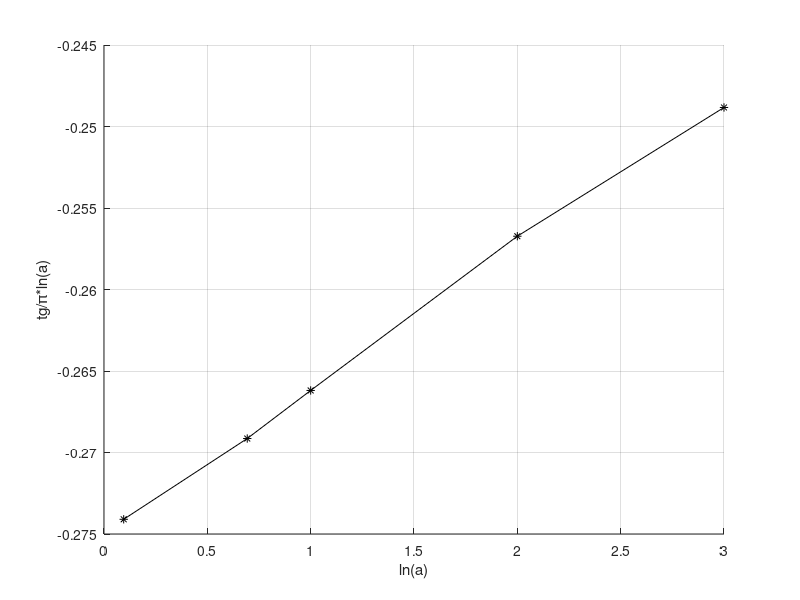

MATLAB code to generate this figure:
%% n = 2
clc
clear all
close all

format long
%% a = 1.1

d = [5.309416074121952084082820752422104281343897045687887913826269357019433552
3.193655459516483767199963171848613269118117547364634576240517434605203393
2.154708037060976042041410376211052140671948522843943956913134678400357193
1.546109275299966788456624612043017971356053970090706675596590503952259571
1.152294847386177961892395321641551794528160595887996752089309385260929717
0.880822686626117716406568150560429345256449465729452003054776835084557417
0.685429350749271528601689899856830028900103506469043743816210011238559351
0.540382605778624296701932543724089478581691751137904107820803607656200742
0.430222614020300059578762835258113905615918030115809618121580000763923674
0.345098756162763907489890421719584480458011661130766607048628134696029703
0.278437789057297791272159857662463995806115482234915499824526697808257121
0.225687869351207256496227561095885631402147150807914183187571259622153666
0.183600415251272016668870298753866335729374660677055213398436349153110724
0.149798756193151870666266128419554190059417207955921708358751730501892991
0.122508071517167633709844508793853774512921571788581004472428977073341838
0.10038019958166494010390394178153802671899509163397552276070119173639659
0.082376435548536822871696110115453596559931335390302804796918166633097667
0.06768697816891291184618613073513829190073767806246918106187135156183232
0.055674230584478509212472516517738996112549210759772619585326035939679477
0.045832039739587260415528110303548228695589053676556620654385929978796805
0.037755839783573397479343147286262028599268917462992282118779826993268547
0.031120416300661150723710994557708765906755154273760853215336274983716005
0.025663101329505475219081318011279023310451321406416009663614761113842143
0.021170907670441677972345418750315200323884175946714170681250222536492119
0.017470567048847109153589561331615709930895585874971150209321449426738469
0.014420740403272374134017495399503491845871735192009994233227098745926251
0.011905874542641336454792403332600827006096510468216774688210031201286572
0.009831321532433605283634647747080020365015506881152236787688810284855113
0.008119436825645911448936978529649043471958429345427693979517107271594021
0.006706443117688394378400229030778900204927027809148640871040498643424559
0.005539898178763775186452521011284950945447641208112440509676219462443099
0.004576642481669338685923565813004934027088287193033179786155526325483993
0.003781130325332780355217629282270379032852723073353632407184244154013869
0.003124069105760812808626886587882255047859087944594596384259586152189265
0.002581307310230091244115564182176324114647148564358008797529730010539415
0.002132924041912756530988928760549409324546993929007283096699274321962111
0.001762482367814682669419462603691959292125035884540790359394693773337042
0.001456416203417480659490586030815051771385266817873774260071075343108472
0.001203526297616847344696875292042986835231607424811076733120984630143112
0.000994565525557613479726587309907775908896423917859090705650130813297744
0.000821897405772746675063374440130651449523341485658120760596737206169832
0.00067921473555312498065029383002701429731527326638877005019336240751388
0.000561307639759251398337403427987880731414434885714296473191798512385354
0.000463872272400327641018627554221273836881710751653923737932706784879674
0.000383352989520907754666007179180485087034266842048744014619602844259098
0.00031681209835948817426974775950617102713504078036836323429731537706341
0.000261822338159742910259664344897847614328504768490212117488619907469885
0.000216378107443986124191480786491057535661160803378481859788539855022401
0.000178822156910675660157329077057812667386597708446795464888605458474996
0.000147785045190449701507593476299928854471443152685833647292828580388375
0.000122135129687837477211356204867999039271454821098823202440213456271734
0.000100937255413186727344619625292558500963897593857882072633877987514774
8.3418626301364836438295783767511764956209926593837122932657842493107e-05
6.8940608417441213508385527101000816260247519355297181670202106123148e-05
5.697543278101863586836119003062026055160508953585130574481857220212e-05
4.7086945572435549551541090390212394840373782773465518941398463887054e-05
3.8914701992145368770338919202751406452640614927935288275144179090299e-05
3.2160822588500368905614211455644218710511106111113854659713978654263e-05
2.657913201537932398646105222153051269902813311108302485051128658663e-05
2.1966183684404249005702714698681575713886135579078092109436990530311e-05
1.8153842726982704130350853590262262189963065660912699837457592822616e-05
1.5003156623969613386687394328652516355145001420058362957402155355961e-05
1.2399289892489531135221392220584564255992593911071261757043787797818e-05
1.024733806940164077703514932019217470979502523777427923800830534189e-05
8.468868325118168800539176527465081821496009047051006956814250761353e-06
6.999060556654049025618331124787665786744210468136582915428821625494e-06
5.784344716008044229012573149894713391538626923083632743843493776964e-06
4.780448230925250865395444419415433841099085933621650917219101992466e-06
3.950782331689917802333468868731618223744836294094168279657825855041e-06
3.265108456467346032330530193480229924248729438035835548372928715626e-06
2.698436120319859618306373938678574115537296776596672938153169861021e-06
2.230112072279930442269381320296583748569183284318637500988011509236e-06
1.843067538833876065404980090700008875321201377333557458462062312931e-06
1.523196115355800879620366445094528487347899902310362022170781560823e-06
1.258839629704609511173113803889002644767502889945038625358838472667e-06
1.040363238091901652190033643386667366402746934150189657716328813129e-06
8.59804265998722442455811001669643521947544661817201088484830476448e-07
7.10581994983685122076087838115252239073317929520069075537982954719e-07
5.87257817702667688247246059488963345861360844720991164537214987461e-07
4.85337019349049662893987975183746978253058106726266848048065565865e-07
4.01104960957386073873726014038256644541097352987100851208244661516e-07
3.31491693905599331111066585628896890501659095092849827380855726961e-07
2.73960071211534724769143099987054845032467396137839071693292568203e-07
2.26413277624177770451958679357682278521135166480212503103736104535e-07
1.87118408275684115990840780042077190425631747207107747904137985911e-07
1.54643310586442816027307417220345741653700736207754007626814111504e-07
1.27804387522373020948220517233511225551291209637214564380312678078e-07
1.05623459811507990723579602421986635907914347281060455262533809172e-07
8.7292114897302724335255709156705718196894897209593202465217109584e-08
7.2142243273231478631642684210093623124872887856290092203844259895e-08
5.9621688352614206194478304724670097606488993503314257263506944984e-08
4.9274122398548043848587659251026114384709762596034542861253231606e-08
4.0722415064083662803274351239938448581166627511515787715721944075e-08
3.365488838618488342575558756263502004953727018119355770452863735e-08
2.7813957278023919693659222023236877563412845389969948016064372048e-08
2.2986741507054444882862792637765241422485649626591485051122356535e-08
1.8997306999866428883527167263981552164864057679523860791411427204e-08
1.5700253697890375733657933422930926239248733845498074943808936459e-08
1.2975416264899839341533357177874608303993121041424049223192964791e-08
1.0723484506645994211980606752408489296021476623358353212878086163e-08
8.862383883096440574437844373453335856034836745675898996050600356e-09
7.324284196334304703952540844333457873602507890482941666007675387e-09
6.053127431864397184271346201318938264982418128733532979948862655e-09
5.002584652300586636127357293074587605804148263335385058278333849e-09
4.134367479783423396728135319773631454175427117801909035011872098e-09
3.41683262692521776024009303332239282197521276198339184601219283e-09
2.823828616613992561568259399918747714631352985700357522127778338e-09
2.333742657894512033815648410190820205836778769362693425564399347e-09
1.92871294009166039018682204555616064815745821831448002153247562e-09
1.593977636222854836246447464440948173144640178583534936061177101e-09
1.317336889292480282687292339459115590486439588426882017573800193e-09
1.088708172867977243611109528395529547762346231382485860588953719e-09
8.9975882048305286682197720064670020410434541842461637136327595e-10
7.43602330930605488971968606340439828529870977551843008724820015e-10
6.14547380902198253817792708614205729192490630516882651558301969e-10
5.07890397417849476449682297288121615629561625167686675694219625e-10
4.19744130082381024597917225922147986546774712883581242351880476e-10
3.46895975264439443070309451959544645832191879621470997759315589e-10
2.86690888641292326870253048035745375558815800879238646693249781e-10
2.36934618707027506504028676745771654518270049499835823563644333e-10
1.95813734465350004064238034833958685499019203408255762068830336e-10
1.61829532613759803545732116738800253391141083401133415155016167e-10
1.33743415381748119289702480117360616698407065461257245142963457e-10
1.10531748248337391012160111062902803818303336710298727642889215e-10
9.1348552270642045902113529394185022001171165593273461086505329e-11
7.5494671297565536939632201479728349356674837816600843048299908e-11
6.2392290328234790295297400897508929845976002394901825764355511e-11
5.1563876304099668726524817330731296788974939459245513394201205e-11
4.2614773804886273591731139759351722257120614453324417368960129e-11
3.5218821326246577869165514723723344746021703513488416135293814e-11
2.9106463905916702186964761484858343876106541446842659605959822e-11
2.4054928847815725371379975003789097722866629583027716448264394e-11
1.9880106485764434891926656572108532754607004549656770953986702e-11
1.6429840070856690318517993626657166779626125523399868957519036e-11
1.357838022383278928280928715799178968739951736654263374020223e-11
1.1221801837867604302346483802105404736779191427757751158084411e-11
9.274216394924572691328050902565274996998836848649325178460886e-12
7.664641648692986101509984989947979155632700489876492898715882e-12
6.334414585693262116410389030531505809365936312507950278852057e-12
5.235053376603665278281508147066590156207143124549903842523751e-12
4.326490393885730714001852552203589996989538138877177283615197e-12
3.575611895772241004683620571106306001546520131211961982290593e-12
2.955051153530033010379840618863280262372167740212380508620302e-12
2.442191035974725198351062470121518573669929350418225378055846e-12
2.018339699152317951410226486394204068120471496356167175959208e-12
1.668049338142174134954873128010343055300074181706006297075967e-12
1.378553172018163548659134615580331808284899444639801377280831e-12
1.139300142163660722914528133944624484044916957213748499560057e-12
9.41570365424437286515531747994341651092417939311551931451306e-13
7.78157326797003877552285689180232903862731171531481312315302e-13
6.43105228757819093170514507610162257036971048107175973862482e-13
5.31491924593214759811210665012373989427099562464694758480906e-13
4.39249524457185766807627707900043845476484102737012766651876e-13
3.63016135915018269867631185141673448276446102508336251860914e-13
3.00013335466949528551067516746810995334361754534957119013889e-13
2.47944905344581107915605705549052695357122718393535889550539e-13
2.04913144912873337103222177838392655602585325403016302509147e-13
1.69349706539562269898550998456712849782331616420304789180596e-13
1.3995843515666134097749034814067264825056690313414708816099e-13
1.15668128228644577446852514921195532578698733935508825716717e-13
9.5593494403837699535511421473693529842162890042760960439442e-14
7.9002887937055405350699262971827680952737690608920559358005e-14
6.5291642923185911561047786822066203516474092970485655373539e-14
5.3960035473707108067705034991777717304101795245095908802993e-14
4.4595070639427185351571085546205629759067668037236913507757e-14
3.6855430280518213288181484078809559984781195570516041252572e-14
3.0459033289684389806523784145599708170531905067981421051276e-14
2.5172754784863074002866724580698457091790785553967329259619e-14
2.0803929574266963063426693511779845851558855528226948974783e-14
1.7193330226666883653104474986070428939213426060639609335565e-14
1.4209363823691619880902531750129693033076514138867243604639e-14
1.1743275887348432533427966090802712975186060106823243499247e-14
9.705186683759025557045709079110820638335609372012833388551e-15
8.020815441123154839391281466596832010397442159177211110262e-15
6.628773091837313233834813041573568184557433273382356780604e-15
5.478324869287032288023024790073058112454315388009900699621e-15
4.527541214286801065710317067394302141298767524928085344207e-15
3.741769598584131314705233836932588665743699533143639214959e-15
3.092371569077793160610197742187112343486653362728931439815e-15
2.555678982708918998098629690268698901672807362017869120876e-15
2.112131390668527376328570002877583325885321490859976996891e-15
1.745563132783906381023702539836943692786055925141412920681e-15
1.442614159325542053330226528388734518656828408692969617756e-15
1.192243106880612953542470911587084304213638511073382643396e-15
9.85324881719514595780432331973754633844317420037597787027e-16
8.14318084065714353952427659325026546961826594739821015329e-16
6.72990152120424938632739186648673565990942932015323756443e-16
5.56190208363987436407782720249767672928546457147849972693e-16
4.59661329226435805621534286940691776951579225979946019697e-16
3.79885396054905550835162494737177010337321186584693289685e-16
3.13954872772649156466311938606502156808313578245866090543e-16
2.5946683700218933787130519634740531132683243981892900245e-16
2.14435402481148174569446852944110514398915357543639543619e-16
1.77219340893510856778707589617460900315225349200171013886e-16
1.46462265201248616485971695815443527869691027459828117185e-16
1.21043194381197182911861193553873967304580284472729328527e-16
1.00035697835700134159517447382977073188860127562668383138e-16
8.2674130442727369669605107638496949515456580076627582703e-17
6.8325727638617649452396097576896424375646661280912130055e-17
5.6467543502989783545347925801811796583349703811138239705e-17
4.6667391324784937357019304821466034550656808307489235963e-17
3.8568092003954487328471889390405233806200123091726500566e-17
3.1874456201615273549965450175101232939968379149088121023e-17
2.6342525786458899447187700423228118272793979793717096985e-17
2.1770682468147847226724968793754752318919696164438215464e-17
1.79922995604527633699673747852058098888052979681882004e-17
1.4869669058225421852598692861311042234647127868029265498e-17
1.2288982692748280525427645079438804765204721617908091483e-17
1.0156184043593618620066250342361797856711243416027787235e-17
8.393540531895551217115444253529382523471356674183096971e-18
6.936810356938470955955191392661409827754841414434000178e-18
5.732901121436751927571416400878314086194217492693216339e-18
4.737934811104752892122014827522802711985049028928471021e-18
3.915648604218803409443078907800592187464543034998506768e-18
3.236073226627109732261893578448062598338496570842303646e-18
2.674440683162900172678180443290527045753265841124178179e-18
2.210281556332974991972757170422331625841197349557955445e-18
1.826678972176012094790878304248934938549536163713539576e-18
1.50965204312067090873634741637372323131293455471614755e-18
1.247646316628653441972454470780113235342347647909246358e-18
1.031112658370787801970392224803742412108065434286545792e-18
8.52159221794039368086143490869845677443932714167394928e-19
7.0426381966449523175402730949141060855880847782269522e-19
5.82036214598756295859216779827461624569349119313307518e-19
4.81021664957649753590151079765845786126940536916028089e-19
3.97538566080702211483566610375647854000081856626069544e-19
3.28544269488183592789364458777574693345614996866209285e-19
2.71524189659655817955486104825747667957328330688263577e-19
2.2440015674351716867989302519985726808912578666751788e-19
1.85454674994642258213753314214758232796769569553762758e-19
1.53268326441853081208937596178267830944040281300497931e-19
1.26668038381696740873093429550630398085698521347708796e-19
1.04684329241071669765887341705294593918298996553005206e-19
8.6515974579398060214841928274916563010269125994798073e-20
7.1500805437519046481909763007990614551329817344276655e-20
5.9091574741751268541405091324902244546588251926136084e-20
4.8836012183265503304660235639894181729814349056370679e-20
4.0360340647326855717447826299392010020590269813731262e-20
3.3355653427542850578234176252526638298625169741279753e-20
2.7566655725242020819547020304680020194434789683188551e-20
2.2782360103505798651105261377527910917501823632968748e-20
1.8828396779756855348771942774056193960884883194135154e-20
1.5560658495666820089426394901370667259516055117156369e-20
1.2860048343526295517822735032679802043555177056822409e-20
1.062813912688123424882698155783315183314774485731512e-20
8.783586055273745894638741844764324899442522700604369e-21
7.259162029151854939007003951156397069633537176252053e-21
5.999307462108970055159586645211743173770579037779501e-21
4.958105340585924864749566200099843879012164435604252e-21
4.097607719492499226511033069857201591912332087428983e-21
3.386452660737602119669035125034305942395986384963984e-21
2.798721207221158324628261168387066642224968336726007e-21
2.312992733240626341050131197878804436416443299822746e-21
1.911564242347624766554984002648913739642329830023723e-21
1.579805158964978890795024578626027139250714427508438e-21
1.305624098318164161716426572420455914618515453139233e-21
1.079028180428234670144633723673838535201892283646189e-21
8.91758826800193798260779916932533395417195792877679e-22
7.36990765950573267977916745852792795568340549934646e-22
6.09083277645101776002860684983098195549906787746518e-22
5.03374609624050973259348918297509070796510390578007e-22
4.16012074069463547083374245028567346910789581965724e-22
3.43811631462366512316385391731999010328851316228869e-22
2.8414184418377393123576293866785810668923202796027e-22
2.3482797039981312838888215612800389365730905046401e-22
1.94072702809762884683650615447908189849889701732238e-22
1.60390663479142854002836559888267695247654774903108e-22
1.32554267338134568679198360689164301829272328232845e-22
1.09548981271185576259014949416818147746111426984979e-22
9.0536348158004593858082119855936590942855558241706e-23
7.4823428229755850609619511872980988778666816362102e-23
6.1837543991533750848437401184244401557652777134871e-23
5.1105408257465901539238486052120345391372688819953e-23
4.2235874592947019244942136332633616706283098197419e-23
3.490568148177439043338673300919427276003233794263e-23
2.8847670646094532889730058981928484301984696428302e-23
2.3841050120739279529922836295843820534272369724819e-23
1.9703347207222541884217754952935020943180897816958e-23
1.628375802249796586973849985538357979468644327191e-23
1.3457651258262779537292138134469229176590171304464e-23
1.1122025833275022614922804228761134850677333800902e-23
9.191756887004149437074687735115355288977890722058e-24
7.596493295044750374153364935665045994145593038965e-24
6.278093632268387725139304994174813456127623070886e-24
5.188507134106104720089989656197541900663262182423e-24
4.288022424881077588606290865119538711273373855843e-24
3.543820185852129666236756072991397412152721839889e-24
2.928777013100933135500757500363335382262503125786e-24
2.420476870331349307885443092277641942212257996481e-24
2.000394107711858609099115420942519776509054375194e-24
1.653218270836246517406199233672249211876255489722e-24
1.366296091600203512754515930236471739068302456886e-24
1.129170323636531646376428762317841400970587585231e-24
9.33198614575645838041419095274827961030010402919e-25
7.7123852444268238623304792284205215858414327107e-25
6.3738721028320848073393681350198623709416497553e-25
5.2676628949025485768941955679506515049471765222e-25
4.35344040901037002168197881912572370745105574504e-25
3.59788463554575976748595943463761543497585559893e-25
2.97345837648409850121852539844593071316230751669e-25
2.45740361692900662896173215314882042506677218248e-25
2.03091208010661672076283479474215948263908012709e-25
1.67843973562530280396443416263170391701235000162e-25
1.38714027737628308505641410003995089044577983908e-25
1.14639692345147343888538212069441323288359832056e-25
9.4743547392683739979933791024700405631415138151e-26
7.8300452390647706347176806482471496100787691856e-26
6.4711117678221234465018838038801421340079019486e-26
5.3480262543984482657037621505617403849898744719e-26
4.4198564085937581835265491466417939612312442741e-26
3.6527738913997995617993899240542076911476836385e-26
3.0188213978510735305156577228040955715132986106e-26
2.4948937172322917710870171209362892771295029888e-26
2.0618956340762738580116957250021428681435385128e-26
1.7040459785754326653242855913735301081401151003e-26
1.4083024616325887521843285340083015330768586005e-26
1.1638863319277591113733962579615939785184810772e-26
9.618895305188090276205794757880209451307538499e-27
7.949500252221560927999495072816381602496995982e-27
6.569834919191371606825342066434509654294299612e-27
5.429615635695347558580583791221848902469886691e-27
4.487285649334997257659770991633241463580486745e-27
3.70850053664049300249713954572172878517756234e-27
3.064876476562390416216997957284106981060796407e-27
2.532955765754041257255648870346347448217132631e-27
2.093351872524000701005171988982317765255543245e-27
1.730042869854545754509164225851656939630229341e-27
1.429787495747558243908889719172517324038249757e-27
1.181642558469056209104807659607372807428412813e-27
9.765640979083107589131512991629764441777126e-28
8.070777668663723976948422132272948407553484e-28
6.67006418897828320134121205423557873137606278e-28
5.51244974295725795389475516636418261159348241e-28
4.5557435892208736063684826503903216454131869e-28
3.76507734646353129807866460462554590296724996e-28
3.1116341706310170992294827490219068837071413e-28
2.57159848812480710474467840177412924645064799e-28
2.12528800671471627228511644238473333874272261e-28
1.75643636918571564386674638946520393463062393e-28
1.45160030511216145473151411798173044164991865e-28
1.19966967364641423166690647910931214201270914e-28
9.914625402036479652362540546919885008621082e-29
8.1939052909392380589087380182719030005952447e-29
6.7718225544952369716526230840715892786765631e-29
5.5965475656985420480094322998898366267638151e-29
4.6252459220649100365618489806300066802083986e-29
3.8225172909627349501196928031746660873876579e-29
3.1591051991427556469693378887758004668985269e-29
2.6108307430931860634834402619822829888399281e-29
2.157711357928252596585334024407977167218765e-29
1.7832325272134316100355631971865361458360006e-29
1.4737458902590341504683620741120305456403699e-29
1.2179718101314329855186619917290730330516437e-29
1.0065882728358948668033603891847975633583265e-29
8.318911345751195902912848507835913707165568e-30
6.875133343596028561584242535702980063950447e-30
5.681928383137212769702218720026802375149789e-30
4.695808581105133762103085012115268262966448e-30
3.88083353810341570561249027305684669402006e-30
3.207300444713566180916017654682695847186606e-30
2.650661524556665837172510382369805329939641e-30
2.19062935913774000754146401901896124258569e-30
1.810437486890693928746555934198235277526586e-30
1.496229328008837716020218114458227201648173e-30
1.23655316364366733421376402052018764329801e-30
1.021944763341873664897951516211881056297334e-30
8.4458244904287066104724994768114480070307e-31
6.98002024002372334428244899185955961400347e-31
5.76861176861464646041324289796151787851308e-31
4.76744774265673184203100709706050275627028e-31
3.94003945674110005962830018189939517952434e-31
3.25623095598437968872992238290202373742272e-31
2.6910999636234538536289269870324263010474e-31
2.22404955671359786698455087848302347164514e-31
1.83805748488727066762767990834476016162175e-31
1.5190557726341077444672047655440980858536e-31
1.25541799391248553649542766810228091555397e-31
1.03753553215907878823285991598059776315407e-31
8.5746738194965175263171459596971662929459e-32
7.0865072888400959848090254524868535736147e-32
5.8566175940827230086201050026011669003201e-32
4.8401798298204314569029634206562147586998e-32
4.0001486196863063432040658953712117115366e-32
3.3059079501539716506050622497854278120264e-32
2.7321553307057612535074003905299022252404e-32
2.2579796121535213324792342366881275546973e-32
1.8660988530194388164007558275709929005981e-32
1.5422304570408582769008913322948946917997e-32
1.2745706256536016759097065259343968290278e-32
1.0533641534327284876720159681644863974591e-32
8.705488871344862128656322867328367789246e-33
7.194618901937901423829070903818668094839e-33
5.945966034659421704125421576950542484524e-33
4.914021516247455160272146880678705545817e-33
4.061174806816077989026142184174103933775e-33
3.356342815550477134875430665935392915093e-33
2.773837037645021977578308057115262144997e-33
2.292427303838860768297299071162336036328e-33
1.894568019701537519091015919722462960769e-33
1.565758693968212572845406811289077439695e-33
1.294015449560506049583272451653543473413e-33
1.069434255835128793898035044062521317592e-33
8.83829963500106298511012170076015316412e-34
7.30437986363724095689239076128353065004e-34
6.03667757325391717134722284614250345684e-34
4.98898972996191421198544715285484510113e-34
4.12313200823298628622195460388129619651e-34
3.40754711424213687635521693469836414485e-34
2.81615463986953415378572803764806355724e-34
2.32740052881779644546679830249618402528e-34
1.92347151141966617324139180214917054521e-34
1.58964587720633542365780707589774513355e-34
1.3137569233110207991329314345218703472e-34
1.08574952339753767518793219189426215653e-34
8.9731365570044421475498817293831775973e-35
7.4158153363673063624010782318238984498e-35
6.1287730052622356734244598358789473639e-35
5.0651016572415162675269022459558961183e-35
4.1860344274723268178339345110133635409e-35
3.4595325846878728444991729932150946123e-35
2.8591178385850184180411733511261507947e-35
2.362907304615717319281800192987022222e-35
1.9528159542278652377711890677662419943e-35
1.6138974828329462168735004634522920571e-35
1.3337995725892115340910424373054100964e-35
1.1023136963547200980990606664096210195e-35
9.110030548386115042064719653154691271e-36
7.528950866434804604061280634678617914e-36
6.222273443334548254739211476097414784e-36
5.142374746557477066052662739932487877e-36
4.24989648475824482283198767314072703e-36
3.512311144428300939280668233098195115e-36
2.902736482998595348833618361985126413e-36
2.398955771073218909156996455887806785e-36
1.982608075267122745253993535718698402e-36
1.63851907046869621908184128583270686e-36
1.354147992122889218580777642212829002e-36
1.119130572002387603226344486106209838e-36
9.24901299175526795454992395053866143e-37
7.64381238988038550492282252950467185e-37
6.31720032221519361202343385622235917e-37
5.22082671257453933213173628649631624e-37
4.31473282030953594135340812560389044e-37
3.56589489281779772279466728171381614e-37
2.9470205725766918569836873622788544e-37
2.43555419221214163725564019493981256e-37
2.01285470430755474706308238194773672e-37
1.66351628455169786943320688592810426e-37
1.37480684673694016594855555160144119e-37
1.13620400556771896193045871372606904e-37
9.3901157484935436339918560485604105e-38
7.7604262384244149744781953802616241e-38
6.4135754036565402666934423627281347e-38
5.3004755402120158944910232178162724e-38
4.3805582976958801981923012842766701e-38
3.6202961137982475140480546036659162e-38
2.991980259337394157490079845506038e-38
2.4727109581300774176916047775226278e-38
2.0435627753141132391801066578853097e-38
1.6888948556314982728446667869296899e-38
1.3957808724227256206862846491453197e-38
1.1535379110931614844263062929446814e-38
9.533371166059184289014060982735344e-39
7.878819145503456824218747945090048e-39
6.51142078140781451181577158269161e-39
5.381339488766787989512790407432138e-39
4.447388007245278617474694855038396e-39
3.675527278715105707082122791222068e-39
3.037625850177772826033299541600409e-39
2.510434586923778794334507629995773e-39
2.074739328036180490323664915915298e-39
1.714660601682793520857158165721318e-39
1.417074877423796073279252167837039e-39
1.171136262333715577599693676907731e-39
9.67881208540260655130578644892119e-40
7.99901825239884713090399950289975e-40
6.61075888628003791506312130135211e-40
5.4634370960992040360103106653801e-40
4.51523726950347370908553947142747e-40
3.7316010491764239771840032513082e-40
3.08396780923671355819720635825949e-40
2.54873372664191164412594426403662e-40
2.10639150962141352679656633382789e-40
1.74081942943918438151034272373335e-40
1.43869374333816861105440766217314e-40
1.1890030936679076872708404648755e-40
9.8264718484951026583901384405152e-41
8.1210511144587606370575042508851e-41
6.7116124912882302955745876492513e-41
5.5467871828828335334320667113873e-41
4.5841216387461421739619408170393e-41
3.7885302799554980342671982968459e-41
3.1310167602938002650677451524149e-41
2.58761715726760381336045619306e-41
2.1385265762542183502139752191663e-41
1.7673773357472882431189746174519e-41
1.4606424262374286658229553463919e-41
1.2071425010226686964633189899351e-41
9.976384305972472370686398257977e-42
8.244945707415270247430691788356e-42
6.814004716872127952912208946476e-42
5.631408856919116939604370921159e-42
4.654056906544728291846100411378e-42
3.846328021937795449519671156048e-42
3.178783489204792994383396474503e-42
2.627093792731237147313903093563e-42
2.171151894819207399414414833307e-42
1.794340408941496758809706052619e-42
1.48292595780289280140700142481e-42
1.225558642812310907112147265651e-42
1.012858382489548339457806466746e-42
8.37073043379798824019272979873e-43
6.91795903619674957145831677975e-43
5.7173215175180372066905154668e-43
4.72505910538686714892423334282e-43
3.9050075251131703655632440612e-43
3.22727894637457541935281206764e-43
2.66717268295424670755115290742e-43
2.20427494459033630430302552224e-43
1.82171483023999503471740318277e-43
1.50554944647938021187209642524e-43
1.24425574089209329223370533232e-43
1.02831052966292859292549013355e-43
8.4984341294460888065204538493e-44
7.0234992805343375187585679282e-44
5.8045448599460969546341264249e-44
4.7971445123524933998091596742e-44
3.9645822416139635771448237164e-44
3.2765142492680555679794191211e-44
2.7078630159243166298582539226e-44
2.2379033189460063012449325864e-44
1.8495068751622665404118378647e-44
1.5285180786556826973507181662e-44
1.2632380815349356316477114871e-44
1.0439984144929982219561786092e-44
8.628086070192970647761464681e-45
7.130649644798266963299311951e-45
5.893098880008750235031186229e-45
4.870329652909519769395224912e-45
4.025065828860111395736586759e-45
3.326500685017209304664445658e-45
2.749174119857370037905643872e-45
2.272044727162913144428188175e-45
1.877722915018356469860548811e-45
1.551837119857222888942789842e-45
1.282510016417926912360868076e-45
1.059925633409934220093438435e-45
8.75971597865827247190662897e-46
];

N = 2:length(d) + 1;
tg =  min(log10(d))/max(N);

%% a = 2

d = [1.133333333333333333333333333333333333333333333333333333333333333234843616
0.269841269841269841269841269841269841269841269841269841269841269789634344
0.066666666666666666666666666666666666666666666666666666666666666593243716
0.016617790811339198435972629521016617790811339198435972629521018051387959
0.004151404151404151404151404151404151404151404151404151404150464330074624
0.001037660990050662271867179393273515229201001037660990050662990977280298
0.000259403372243839169909208819714656290531776913099870298314280439691624
6.4850100899127575407315854323785109653891196789538534311630927093192e-05
1.6212478840330925303387931240016212478840330925303387932687245951471e-05
4.053116811064913526752835930069906728245431958539952884455459866613e-06
1.013279021577776764498756200001013279021577776764498755430089216298e-06
2.53319744070168496223814729210953849717286969978913216693438126016e-07
6.3329935309774932674225168951694551675373880845956061379994409097e-08
1.5832483783208284325160350953378110149296103184387183503713025391e-08
3.958120943037355538233498935176408601733019715578532913189858203e-09
9.89530235586544163268207581904030380648562590396529246179876378e-10
2.47382558885836370738773786735528465749456204732260684482332574e-10
6.1845639720784113304837898297791390717239815387658423585971482e-11
1.5461409930153842114969078322351350905885148086697385057181203e-11
3.865352482535823890539753807363590511569637690300299607154405e-12
9.66338120633791182747281356522691298855336452294916256538607e-13
2.41584530158437496318841772868727259176649635140058136046209e-13
6.0396132539608730369211782860114003354762460112365014612869e-14
1.5099033134902142360396779443247759286332370762937519867373e-14
3.774758283725533075605059468834018422413893752436025998491e-15
9.43689570931383111745381405210015376715604618872280722441e-16
2.3592239273284576811410263492760031203841257393489487092e-16
5.898059818321144141463548895846863919871328227788887029e-17
1.4745149545802860315290736628777695373183496394751278482e-17
3.686287386450715076424675681516957324439787863806845493e-18
9.21571846612678768956293390649397673803019733770248515e-19
2.30392961653169692229706127054234314870950930612801322e-19
5.7598240413292423056841080475551384744012550808339193e-20
1.4399560103323105764173679413387396562643094180213283e-20
3.599890025830776441041132934253071039161062302013584e-21
8.99972506457694110260140301119906628455918133309566e-22
2.24993126614423527565026142002266586405908519915661e-22
5.6248281653605881891255977170709767180905276625265e-23
1.4062070413401470472813959397061386830504805540397e-23
3.515517603350367618203487668289343272076612841823e-24
8.78879400837591904550871780761349850029337077248e-25
2.19719850209397976137717936670903155063997040014e-25
5.4929962552349494034429483635263321909486998115e-26
1.3732490638087373508607370875537749188500296508e-26
3.433122659521843377151842716805228245570967258e-27
8.58280664880460844287960679071619746587106625e-28
2.14570166220115211071990169760016322826967781e-28
5.3642541555028802767997542439600583548070742e-29
1.3410635388757200691999385609947962141559232e-29
3.352658847189300172999846402520605392312261e-30
8.38164711797325043249961600657829417398829e-31
2.09541177949331260812490400177394792090407e-31
5.2385294487332815203122600054693042466084e-32
1.3096323621833203800780650178554885731732e-32
3.274080905458300950195162508508652401426e-33
8.18520226364575237548790566404714878468e-34
2.04630056591143809387197658862053361064e-34
5.1157514147785952346799437188631116243e-35
1.2789378536946488086699857998291411436e-35
3.19734463423662202167495575219577388e-36
7.99336158559155505418741155004566985e-37
1.9983403963978887635440894211793594e-37
4.9958509909947219088509149658663958e-38
1.2489627477486804772052918890262284e-38
3.122406869371701192975197345833775e-39
7.80601717342925298213942604621221e-40
1.95150429335731324536833965097107e-40
4.8787607333932831120892081591333e-41
1.2196901833483202964931506100901e-41
3.049225458370798909391494860577e-42
7.62306364592698103632381817311e-43
1.90576591148173604467773277256e-43
4.7644147787042570149308359544e-44
1.1911036946760172872322407661e-44
2.977759236689620018293776619e-45
7.44439809172159038211533412e-46
];

N = 2:length(d) + 1;
tg = [tg, min(log10(d))/max(N)];

%% a = e
d = [1.037314720727548103963853004167952904389092649738125680204674116701918076
0.138156491116354315281925848013095077689185404818111766879304617777322709
0.018657360363774051981926502083976452194546324869062840102337058229065205
0.002524266707960087256564403087726160241397134420304148932562326594596562
0.000341608939173704273646974907054254976881821898909860824025224630338312
4.623149692440586397530961281700552238710701975443841336046955543147e-05
6.256748232151728369731049479863419331523094452843761790458435484904e-06
8.46758711744399174723124577622313982995937567712781355551370076807e-07
1.14596328577898408058786405170301243578199580182180741247127264318e-07
1.5508926558325701401586882295912692047684373501934573028696593872e-08
2.098904967960587532505394151749125604834692692948623420657101143e-09
2.84055898316407405800958354921995772363341971991853952752514671e-10
3.8442785453511627911954806422196646022799396921102815367860439e-11
5.202665257752220525571877775149852945963086997007991498900552e-12
7.04104176243124444736419084339318649461389249252041656493447e-13
9.5290138119944074731312792154266153860014594942184106907354e-14
1.2896117832118557649657638490251316490751508476154012626856e-14
1.745299759462496479907405445441269265817054939037403147459e-15
2.36200637279648981955378671695616386460424466954818704685e-16
3.1966280146909717010069511499762387364889331114778554108e-17
4.326165577702936180406517112752751071462032833497303783e-18
5.85482843786911103061053247820822999129398978013435109e-19
7.9236486494079085982032761015671119771249649644203735e-20
1.0723492342350230431934735626482273407393611542983797e-20
1.451266873437615864612679851231397191995982022460068e-21
1.96407613368593108354152348003409052590434575856512e-22
2.6580879985065668565846252688658994346022618453658e-23
3.597330921457271977749945181339057127973211636803e-24
4.86845799151244880259519025296597921392440272431e-25
6.5887414120688787754783189270493301960265207767e-26
8.916891851751412611194414741777209617790784928e-27
1.206770084347021384114140015672486151772463858e-27
1.63318571166575144751976064145057734330876467e-28
2.2102765086627336466734893925343262785048363e-29
2.991283973311025159876574336370545105799156e-30
4.04826263769187833235762649428563428852952e-31
5.478727706882271993837181034030360973031e-32
7.414651659871899177143426286044717275899e-33
1.003463982489584014317974122756293357015e-33
1.35804082287967225690300548934622226586e-34
1.8379083941130303418767126415884002417e-35
2.487338530802349743478005837691174936e-36
3.36624664571476120830458620723593649e-37
4.5557194324210467428639803087257518e-38
6.165495797332428401627473909972164e-39
8.34409120026129489175095485546786e-40
1.1292499459394900205406939054411e-40
1.5282736127865046908001431962708e-41
2.068293422495029930654621824041e-42
2.79913076149787962016353792344e-43
3.7882115442363117821254517557e-44
5.126786822994278609474358403e-45
6.9383514678367300678800369e-46
];

N = 2:length(d) + 1;
tg = [tg, min(log10(d))/max(N)];

%% a = e^2
d = [1.000671150401682489846796852697851319177841864838063331609534957849659908
0.018321895674705248526326229286863767733770984943577213110562354804983983
0.000335575200841244923398426348925659588920932419031665804767477293796383
6.146273519619061348858868111952588393201920589610582022783163772918e-06
1.12572926068951663003801209994373528718562191136231202450939621513e-07
2.061845062450676988904275723163351594836641630259130536131550235e-09
3.7764009608340538918975956360680072985892121334606337046728725e-11
6.91671962977044582779428943049737814670870232074020051630663e-13
1.2668413903349462435727632609413843270345345999022355434165e-14
2.32030094346768175227975725399090504083409917097147353796e-16
4.249779419374327863100359604063334939094167659268291941e-18
7.7837425202034600554293455382580725753995480821081316e-20
1.425642172029322820983890662216888603047477525838874e-21
2.6111547207439728054782527399040518451901218796187e-23
4.78249669477601446211209289514248652158162514683e-25
8.759448244808224749916470640202304029605807794e-27
1.60434890916463871813027461482276470583081e-28
2.938467527179411642426744286895375468595637e-30
5.3819910114089791165237119759642162958302e-32
9.85746038673800965256020401963790339839e-34
1.8054568480349535343999124889244322103e-35
3.30680956578004305683946513594105335e-37
6.056632988063914213833409000171904e-39
1.10931102690973722196258290052088e-40
2.031774018416963083279186319632e-42
3.7213239224837444848743487916e-44
6.81584251522200892766432646e-46
];

N = 2:length(d) + 1;
tg = [tg, min(log10(d))/max(N)];

%% a = e^3

d = [1.000012288500209811212068464045214498744440698512635869326861154174325019
0.002478767444397681060594711737826059554518860243584613568725773787534976
6.144250104905606034232022607249372220349256317934663430562557660726e-06
1.5230073320943741179257206386398721257519290428852802789247859395e-08
3.7751577395074007881962579898968267331287040201514590756775324e-11
9.3576804640628166944462085406471971215267241034404003673462e-14
2.31953708188439654440333283137232599178061961039020806392e-16
5.74955759057928108232846586936601494380400884257774526e-19
1.425172839251697595325300091862777672471078916193533e-21
3.532650277420919487550669780440609059718879704897e-24
8.756564564558118956369126110085604383799469004e-27
2.1705353474517940001109359532499708575394036e-29
5.3802192170274048462623651288803648057322e-32
1.33362300951488501647114688670741451472e-34
3.30572093768736080436790565756703915e-37
8.19406296974410084330350622885374e-40
2.031105142199439463819112260886e-42
5.034606292242139046583633905e-45
1.2479541305611203669986659e-47
];

N = 2:length(d) + 1;
tg = [tg, min(log10(d))/max(N)];

a = [1.1 2 exp(1) exp(2) exp(3)];
k = tg./(log(a)*pi);

xlabel('ln(a)'); ylabel('tg/\pi*ln(a)');
grid on, hold on
plot(log(a), k, 'k*-');
% axis([0 3 -0.28 -0.26])
